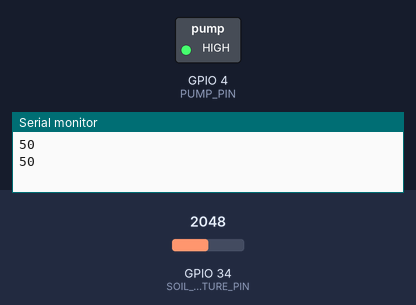
Bench run of a sketch on a simulated ESP32. Shown: switched loads named in the sketch (green lamp = pin HIGH), the last lines printed to the serial monitor. The inputs (shaded band) are chosen by the test bench; at power-on: GPIO 34 (SOIL_MOISTURE_PIN) = 2048 (analog values on the 0–4095 scale).

Above: at 1.2 s.
1.3 s: GPIO 34 (SOIL_MOISTURE_PIN) set to 2443
2.8 s: GPIO 34 (SOIL_MOISTURE_PIN) set to 2552
At 4.0 s:
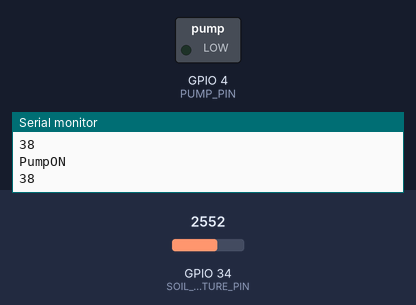
Timing chart, 0 to 5.8 s (numbered marks = the images above; inputs shaded):
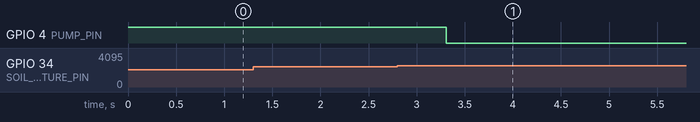

The sketch:

main.ino
```cpp
// Generate Setup and Loop functions for Arduino
#include <Arduino.h>
const uint8_t SOIL_MOISTURE_PIN = 34;  // ESP32 GPIO34 (ADC1_CH6, input-only)
void setup() {
  // Initialize serial communication at 9600 bits per second:
  Serial.begin(9600);
  analogReadResolution(12);
  analogSetPinAttenuation(SOIL_MOISTURE_PIN, ADC_11db);

  pinMode(4, OUTPUT);
  digitalWrite(4, HIGH);
}

void loop() {
  // Call the function to read soil moisture:
  int moistureLevel;
  int humidityLevel;

  moistureLevel = moisture_api();
  // Call the function to control the pump based on moisture level:
  PumpControl_api(moistureLevel);
  delay(600);
}
```

moisture_api.ino
```cpp
// Define the pin for the soil moisture sensor
//const uint8_t SOIL_MOISTURE_PIN = 34;  // ESP32 GPIO34 (ADC1_CH6, input-only)

/**
 * @brief Samples the soil moisture sensor and returns a value derived from the averaged ADC reading.
 *
 * This function performs the following steps:
 * - Takes 10 analog readings from SOIL_MOISTURE_PIN, waiting 5 ms between readings.
 * - Averages the readings, multiplies the average by 100, and divides by 4095.
 * - Returns the result as an 8-bit integer; it does not print or apply a dry/wet calibration.
 */
int moisture_api() {
  const int sampleCount = 10;
  uint32_t total = 0;
  uint32_t rawMoisture = 0;
  uint8_t moisturePercent = 0;

  for (int i = 0; i < sampleCount; i++) {
    total += analogRead(SOIL_MOISTURE_PIN);
    delay(5);
  }
  // Raw ADC reading, typically 0-4095
  rawMoisture = (uint32_t)((total / sampleCount)*100);
  moisturePercent = (uint8_t)(rawMoisture/4095);

  return (100-moisturePercent);

}
```

pumpControl_api.ino
```cpp
// Activate pump control pin 2 when moisture is below 40%.
// Deactivate pump control pin 2 when moisture is above 80%.
// PumpControl_api() controls the active-low pump output.
#define PUMP_PIN 4

/**
 * @brief Controls the pump using the soil-moisture reading.
 *
 * Turns the pump on when moisture is below 40% and off when it is above 80%.
 * Readings from 40% through 80% leave the pump output unchanged. The output
 * is active-low: LOW turns the pump on and HIGH turns it off. Prints a status
 * message when either threshold condition is met.
 *
 * @param moistureLevel Soil-moisture level as an integer percentage.
 */
void PumpControl_api(int moistureLevel) {
  if (moistureLevel < 40) {
    Serial.print("PumpON\n");
    // Activate the pump
    digitalWrite(PUMP_PIN, LOW);
  } else if (moistureLevel > 80) {
    Serial.print("PumpOFF\n");
    // Deactivate the pump
    digitalWrite(PUMP_PIN, HIGH);
  }
  Serial.println(moistureLevel);
}
```

Measured:
- the behaviour switches between 2497 and 2498 on GPIO 34 (SOIL_MOISTURE_PIN) (found by bisection; images 0 and 1)
- after the input at 2.8 s, GPIO 4 (PUMP_PIN): HIGH → LOW after 0.51 s
